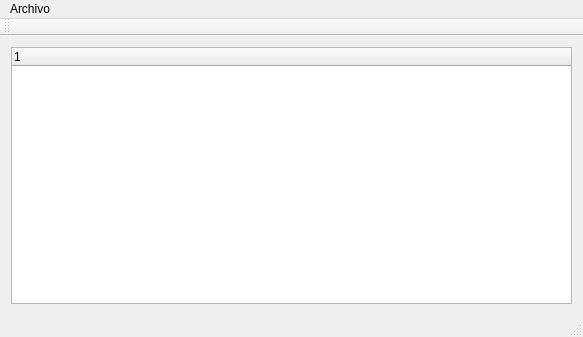
<?xml version="1.0" encoding="UTF-8"?>
<ui version="4.0">
 <class>VentanaPrincipal</class>
 <widget class="QMainWindow" name="VentanaPrincipal">
  <property name="geometry">
   <rect>
    <x>0</x>
    <y>0</y>
    <width>583</width>
    <height>337</height>
   </rect>
  </property>
  <property name="windowTitle">
   <string>VentanaPrincipal</string>
  </property>
  <widget class="QWidget" name="centralWidget">
   <layout class="QGridLayout" name="gridLayout">
    <item row="0" column="0">
     <widget class="QTreeWidget" name="listadoAvance">
      <column>
       <property name="text">
        <string notr="true">1</string>
       </property>
      </column>
     </widget>
    </item>
   </layout>
  </widget>
  <widget class="QMenuBar" name="menuBar">
   <property name="geometry">
    <rect>
     <x>0</x>
     <y>0</y>
     <width>583</width>
     <height>22</height>
    </rect>
   </property>
   <widget class="QMenu" name="menuArchivo">
    <property name="title">
     <string>Archivo</string>
    </property>
    <addaction name="actionDirectorio_base"/>
   </widget>
   <addaction name="menuArchivo"/>
  </widget>
  <widget class="QToolBar" name="mainToolBar">
   <attribute name="toolBarArea">
    <enum>TopToolBarArea</enum>
   </attribute>
   <attribute name="toolBarBreak">
    <bool>false</bool>
   </attribute>
  </widget>
  <widget class="QStatusBar" name="statusBar"/>
  <action name="actionDirectorio_base">
   <property name="text">
    <string>Directorio Interes</string>
   </property>
  </action>
 </widget>
 <layoutdefault spacing="6" margin="11"/>
 <resources/>
 <connections/>
</ui>
